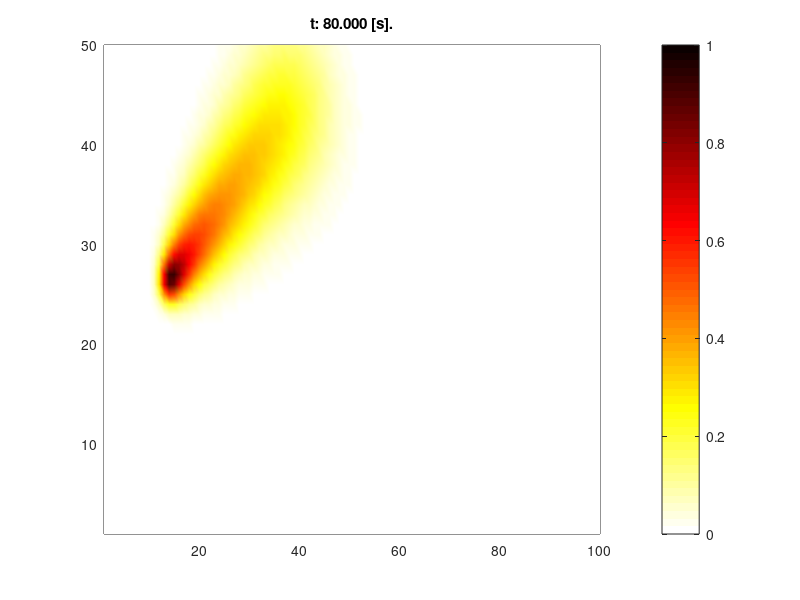

The MATLAB source for this figure:
%PARAMETROS
D = 0.0001; % m^2/s
L_x = 2; % m
L_y = 1; % m
dx = 0.02; % m
dy = 0.02; % m
time = 80; % seconds
u_x = 0.007; % m/s
v_y = 0.005; % m/s
%NÚMERO DE PUNTOS EN EL ARREGLO ESPACIAL
N_x = round(L_x / dx); % Number of nodes in x
N_y = round(L_y / dy); % Number of nodes in y
%NUMERO DE PUNTOS EN EL ARREGLO TEMPORAL Y CONDICIÓN DE ESTABILIDAD
dt = min(dx^2 / (4 * D), dy^2 / (4 * D)); % s
t_nodes = floor(time / dt);
% CONCENTRACIÓN INICIAL DEL CONTAMINANTE
u_0 = zeros(N_x, N_y);
[X, Y] = meshgrid((0:N_x-1) * dx, (0:N_y-1) * dy);
u_0 = exp(-1000* ((X - L_x / 8).^2 + (Y - L_y / 2).^2))';
u = u_0;
% GRÁFICA
figure;
h = pcolor(u');
shading interp;
colormap (flipud(hot));
colorbar;
caxis([0 1]);
title('t: 0.000 [s].');
pause(0.01);
% DIFERENCIAS FINITAS
%constantes
a = D * (dt / dx^2);
b = D * (dt / dy^2);
p = u_x * (dt / dx);
q = v_y * (dt / dy);
% LOOP
counter = 0;
for t = 1:t_nodes
    u_next = zeros(size(u));
    % Tipo 9
    %Central en x; Central en y 
    u_next(2:end-1, 2:end-1) = u(2:end-1, 2:end-1) * (1 - 2*a - 2*b) + ...
        u(3:end, 2:end-1) * (a - p/2) + u(1:end-2, 2:end-1) * (a + p/2) + ...
        u(2:end-1, 3:end) * (b - q/2) + u(2:end-1, 1:end-2) * (b + q/2);
    %Tipo 1
    % Forward en x; Foward en y
    u_next(1, 1) = u(2, 1) * (-p - 2*a) + u(1, 2) * (-q - 2*b) + ...
        u(3, 1) * a + u(1, 3) * b + u(1, 1) * (1 + a + b + p + q);
    %Tipo 2
    % Backward in x and forward in y
    u_next(N_x, 1) = u(N_x, 1) * (1 - p + q + a + b) + ...
        u(N_x-1, 1) * (p - 2*a) + u(N_x, 2) * (-q - 2*b) + ...
        u(N_x-2, 1) * a + u(N_x, 3) * b;
    %Tipo 3
    % Backward en x; Backward en y
    u_next(N_x, N_y) = u(N_x, N_y) * (1 - p - q + a + b) + ...
        u(N_x-1, N_y) * (p - a) + u(N_x, N_y-1) * (q - 2*b) + ...
        u(N_x-2, N_y) * a + u(N_x, N_y-2) * b;
    %Tipo 4
    % Forward en x; Backward en y
    u_next(1, N_y) = u(1, N_y) * (1 + p - q + a + b) + ...
        u(2, N_y) * (-p - 2*a) + u(1, N_y-1) * (q - b) + ...
        u(3, N_y) * a + u(1, N_y-2) * b;
    %Tipo 5
    % Central en x; Forward en y
    u_next(2:end-1, 1) = u(2:end-1, 1) * (1 + q - a + b) + ...
        u(3:end, 1) * (a - p/2) + u(1:end-2, 1) * (a + p/2) + ...
        u(2:end-1, 2) * (-q - 2*b) + u(2:end-1, 3) * b;
    %Tipo 6
    % Backward en x; Central en y
    u_next(N_x, 2:end-1) = u(N_x, 2:end-1) * (1 - p + a - 2*b) + ...
        u(N_x-1, 2:end-1) * (p - 2*a) + u(N_x, 3:end) * (b - q/2) + ...
        u(N_x, 1:end-2) * (b + q/2) + u(N_x-2, 2:end-1) * a;
    %Tipo 7 
    % Central en x; Backward en y
    u_next(2:end-1, N_y) = u(2:end-1, N_y) * (1 - q - 2*a + b) + ...
        u(3:end, N_y) * (a - p/2) + u(1:end-2, N_y) * (a + p/2) + ...
        u(2:end-1, N_y-1) * (q - 2*b) + u(2:end-1, N_y-2) * b;
    %Tipo 8 
    % Forward en x, Central en y
    u_next(1, 2:end-1) = u(1, 2:end-1) * (1 + p + a - 2*b) + ...
        u(2, 2:end-1) * (-p - 2*a) + u(1, 3:end) * (b - q/2) + ...
        u(1, 1:end-2) * (b + q/2) + u(3, 2:end-1) * a;
    
    %Inyectando sustancia continuamente
    u = u_next +(u_0/4);

    counter = counter + dt;

    disp(['t: ', num2str(counter, '%.3f'), ' [s], Average concentration: ', num2str(mean(u(:)), '%.10f'), ' mol/kg^3']);

    % Updating the plot
    set(h, 'CData', u');
    title(['t: ', num2str(counter, '%.3f'), ' [s].']);
    pause(0.1);
end
